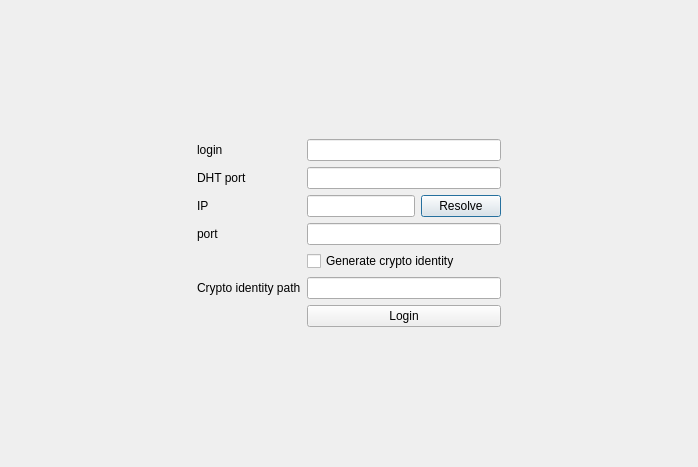
<?xml version="1.0" encoding="UTF-8"?>
<ui version="4.0">
 <class>LoginPage</class>
 <widget class="QDialog" name="LoginPage">
  <property name="geometry">
   <rect>
    <x>0</x>
    <y>0</y>
    <width>698</width>
    <height>467</height>
   </rect>
  </property>
  <property name="windowTitle">
   <string>Dialog</string>
  </property>
  <layout class="QVBoxLayout" name="verticalLayout">
   <item>
    <spacer name="topVerticalSpacer">
     <property name="orientation">
      <enum>Qt::Vertical</enum>
     </property>
     <property name="sizeHint" stdset="0">
      <size>
       <width>20</width>
       <height>138</height>
      </size>
     </property>
    </spacer>
   </item>
   <item>
    <layout class="QHBoxLayout" name="horizontalLayout">
     <item>
      <spacer name="leftHorizontalSpacer">
       <property name="orientation">
        <enum>Qt::Horizontal</enum>
       </property>
       <property name="sizeHint" stdset="0">
        <size>
         <width>40</width>
         <height>20</height>
        </size>
       </property>
      </spacer>
     </item>
     <item>
      <layout class="QFormLayout" name="formLayout">
       <item row="0" column="0">
        <widget class="QLabel" name="loginLabel">
         <property name="text">
          <string>login</string>
         </property>
        </widget>
       </item>
       <item row="0" column="1">
        <widget class="QLineEdit" name="loginLineEdit"/>
       </item>
       <item row="1" column="0">
        <widget class="QLabel" name="DHTPortLabel">
         <property name="text">
          <string>DHT port</string>
         </property>
        </widget>
       </item>
       <item row="1" column="1">
        <widget class="QLineEdit" name="DHTPortLineEdit"/>
       </item>
       <item row="2" column="0">
        <widget class="QLabel" name="IPLabel">
         <property name="text">
          <string>IP</string>
         </property>
        </widget>
       </item>
       <item row="2" column="1">
        <layout class="QHBoxLayout" name="IPEditResolveHorizontalLayout">
         <item>
          <widget class="QLineEdit" name="IPLineEdit"/>
         </item>
         <item>
          <widget class="QPushButton" name="resolvePushButton">
           <property name="text">
            <string>Resolve</string>
           </property>
          </widget>
         </item>
        </layout>
       </item>
       <item row="3" column="0">
        <widget class="QLabel" name="portLabel">
         <property name="text">
          <string>port</string>
         </property>
        </widget>
       </item>
       <item row="3" column="1">
        <widget class="QLineEdit" name="portLineEdit"/>
       </item>
       <item row="4" column="1">
        <widget class="QCheckBox" name="generateCryptoIdentityCheckBox">
         <property name="text">
          <string>Generate crypto identity</string>
         </property>
        </widget>
       </item>
       <item row="5" column="0">
        <widget class="QLabel" name="cryptoIdentityPathLabel">
         <property name="text">
          <string>Crypto identity path</string>
         </property>
        </widget>
       </item>
       <item row="5" column="1">
        <widget class="QLineEdit" name="cryptoIdentityPathLineEdit">
         <property name="text">
          <string/>
         </property>
        </widget>
       </item>
       <item row="6" column="1">
        <widget class="QPushButton" name="loginPushButton">
         <property name="text">
          <string>Login</string>
         </property>
        </widget>
       </item>
      </layout>
     </item>
     <item>
      <spacer name="righthorizontalSpacer">
       <property name="orientation">
        <enum>Qt::Horizontal</enum>
       </property>
       <property name="sizeHint" stdset="0">
        <size>
         <width>40</width>
         <height>20</height>
        </size>
       </property>
      </spacer>
     </item>
    </layout>
   </item>
   <item>
    <spacer name="bottomVerticalSpacer">
     <property name="orientation">
      <enum>Qt::Vertical</enum>
     </property>
     <property name="sizeHint" stdset="0">
      <size>
       <width>20</width>
       <height>138</height>
      </size>
     </property>
    </spacer>
   </item>
  </layout>
 </widget>
 <resources/>
 <connections/>
</ui>
